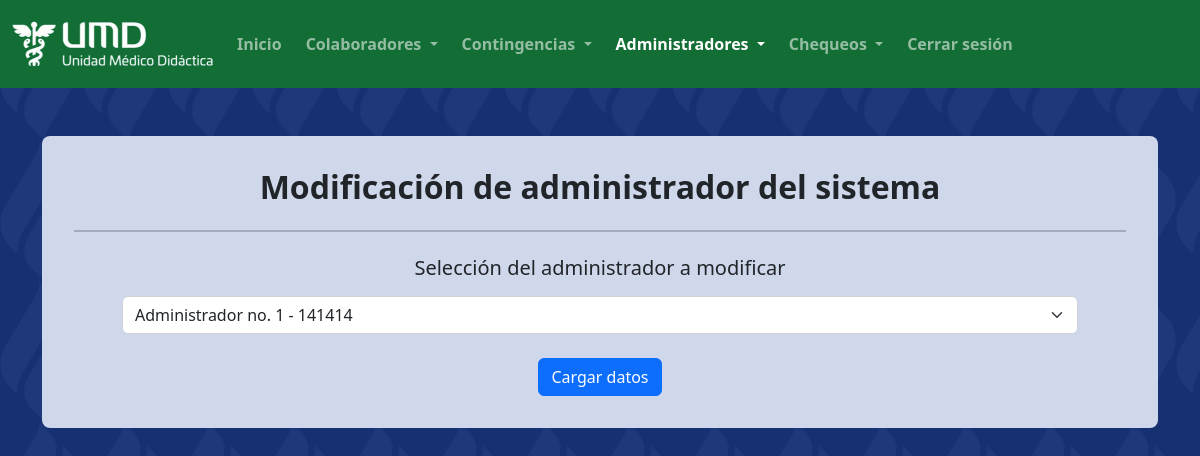
Before: /administrador/modificacion_administradores/modificacion_administrador.php (signed in) with the older database file.
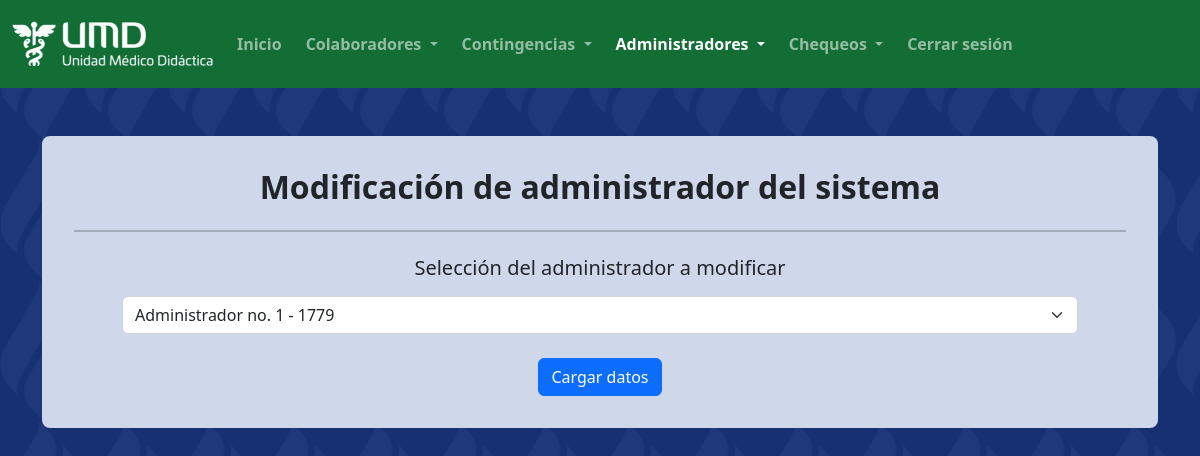
After: the same page with the newer database file.
### tables this page shows
CREATE TABLE `coordinador` (
  `ID` int(10) UNSIGNED NOT NULL,
  `clave` varchar(100) NOT NULL
);

### administrador/modificacion_administradores/modificacion_administrador.php (the view, shortened to what this page needs)
<?php
    $conexion_base = new mysqli("localhost", "root", "", "checadorumd");
    $administradores = $conexion_base->query("SELECT * FROM coordinador;");
?>
<html lang="es" class="invisible">
    <head>
        <link rel="stylesheet" href="../../css/clases_globales.css">
        <link rel="stylesheet" href="../../css/desplazamiento_instantaneo.css">
        <link rel="stylesheet" href="../../css/estilos_administradores.css">
        <link rel="stylesheet" href="../../css/bootstrap/bootstrap-icons.css">
        <link rel="stylesheet" href="../../css/bootstrap/bootstrap.min.css">
        <link rel="stylesheet" href="../../css/dselect.min.css">
    </head>
    <body class="fondo-pantone-azul-oscuro">
        <?php
            include("../componentes_paginas/barra_navegacion.php");
        ?>
        <div class="mx-2 mx-md-0">
            <div class="container-xl my-5">
                <div class="jumbotron fondo-pantone-azul-claro">
                    <h1 class="fs-2 fw-semibold text-center">
                        Modificación de administrador del sistema
                    </h1>
                    <hr class="my-4 border border-1 border-dark">
                    <?php
                    if(isset($administradores) && $administradores->num_rows > 0) {
                    ?>
                    <form method="GET" action="<?=$_SERVER['PHP_SELF']?>" class="mb-0 px-0 px-md-5">
                        <h5 class="text-center mb-3"> Selección del administrador a modificar </h5>
                        <select class="form-select mb-4" name="ID-administrador" id="administradores" required>
                            <?php
                                if(isset($administradores) && $administradores->num_rows > 0) {
                                    $numero_administrador = 0;
                                    while($administrador = $administradores->fetch_row()) {
                                        if(@$_GET["ID-administrador"] == $administrador[0]) {
                                            echo "<option selected value='" . $administrador[0] . "'> Administrador no. "
                                            . ++$numero_administrador . " - " . $administrador[0] . " </option> ";
                                        }
                                        else {
                                            echo "<option value='" . $administrador[0] . "'> Administrador no. "
                                            . ++$numero_administrador . " - " . $administrador[0] . " </option> ";
                                        }
                                    }
                                }
                            ?>
                        </select>
                        <div class="text-center">
                            <button class="btn btn-primary">
                                Cargar datos
                            </button>
                        </div>
                    </form>
                                <?php
                    }
                    ?>
                </div>
            </div>
        </div>
    </body>
</html>

Changed rows visible on the page:
no longer on this page (row unchanged): coordinador: ID "141414"
added coordinador: ID "1779"
